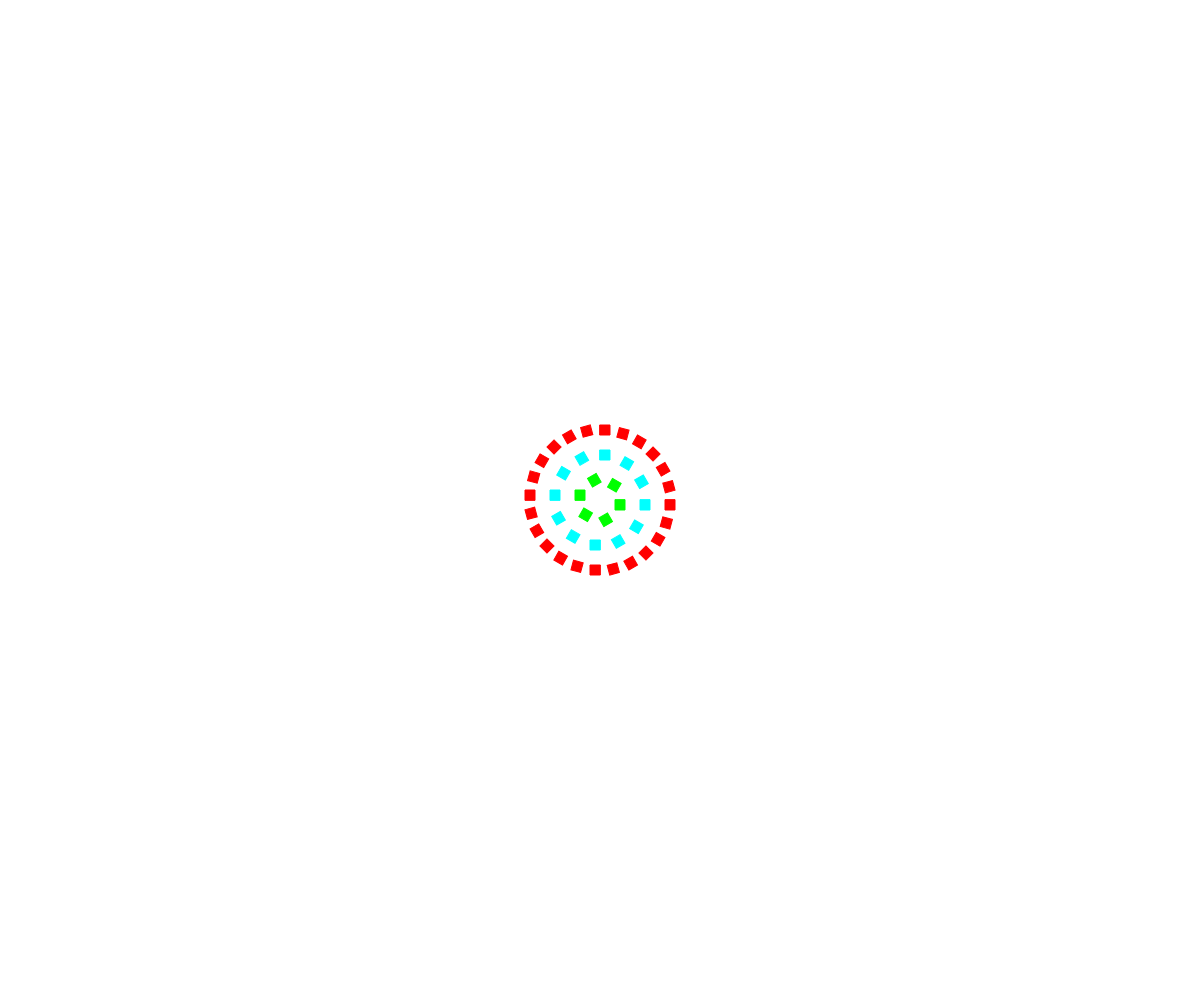
Frame 1 (no input)
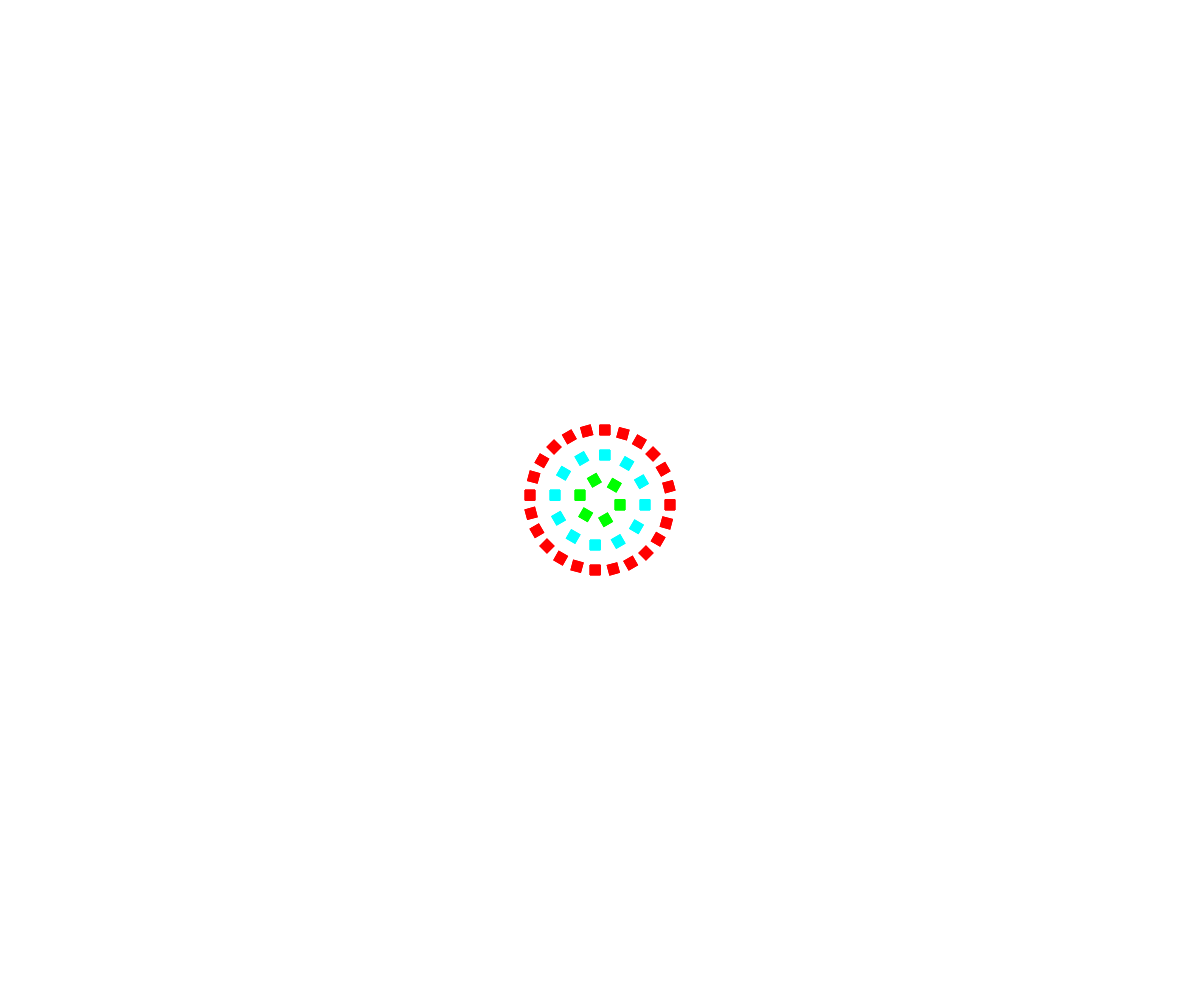
Frame 2 (the mouse pressed at the canvas centre, redrawn once)

The p5.js sketch that drew these frames (run headless with seeded random() and noise() and a simulated clock; the mouse was pressed at the canvas centre and the sketch redrawn once):

// p5.js sketch
// ── sketch.js
function setup() {
	createCanvas(windowWidth, windowHeight)
	this.radius = 50
	this.increment = 15
	noLoop()
}

function draw() {
	translate(width/2, height/2)
	// translate(100, 100)
	strokeWeight(1)

	stroke(255, 0, 0)
	fill(255, 0, 0)
	for (let i = 0; i < 360; i += this.increment) {
		let angle = radians(i)
		let x =  (cos(angle) * this.radius*1.5)
		let y =  (sin(angle) * this.radius*1.5)
		// rect(x, y, 10, 10)
		spinner(x, y, HALF_PI+(radians(i)))
	}

	stroke(0, 255, 255)
	fill(0, 255, 255)
	for (let i = 0; i < 360; i += this.increment * 2) {
		let angle = radians(i)
		let x =  (cos(angle) * this.radius)
		let y =  (sin(angle) * this.radius)
		//rect(x, y, 10, 10)
		spinner(x, y, HALF_PI+(radians(i)))
	}

	stroke(0, 255, 0)
	fill(0, 255, 0)
	for (let i = 0; i < 360; i += this.increment * 4) {
		let angle = radians(i)
		let x =  (cos(angle) * this.radius/2)
		let y =  (sin(angle) * this.radius/2)
		// rect(x, y, 10, 10)
		spinner(x, y, HALF_PI+(radians(i)))
	}
}

function spinner(xpos, ypos, a) {
	push()
	translate(xpos, ypos)
	rotate(a)
	rect(0, 0, 10, 10)
	pop()
}
